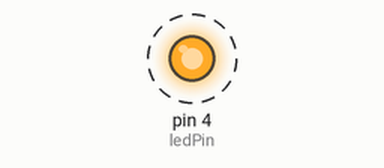
Bench run of a sketch on a simulated Arduino Uno, built with avr-gcc and run on an emulated ATmega328P. Shown: output pins drawn as LEDs (lit = HIGH). Dashed ring = blinking.

Above: at 0.15 s.
Timing chart, 0 to 3.0 s (numbered marks = the images above):
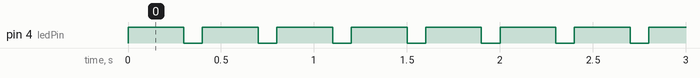

Measured:
- by itself, pin 4 (ledPin): alternates HIGH for 0.30 s and LOW for 0.10 s

The sketch:

hello_world.ino
```cpp
int ledPin=4;

void setup()
{
  pinMode(ledPin, OUTPUT);
}

void loop()
{
  digitalWrite (ledPin, HIGH);
  delay(300);
  digitalWrite (ledPin, LOW);
  delay(100);
}
```
